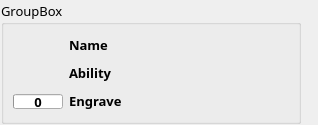
<?xml version="1.0" encoding="UTF-8"?>
<ui version="4.0">
 <class>AccWidget</class>
 <widget class="QWidget" name="AccWidget">
  <property name="geometry">
   <rect>
    <x>0</x>
    <y>0</y>
    <width>318</width>
    <height>125</height>
   </rect>
  </property>
  <property name="minimumSize">
   <size>
    <width>300</width>
    <height>0</height>
   </size>
  </property>
  <property name="maximumSize">
   <size>
    <width>318</width>
    <height>160</height>
   </size>
  </property>
  <property name="windowTitle">
   <string>Form</string>
  </property>
  <layout class="QVBoxLayout" name="verticalLayout">
   <property name="spacing">
    <number>1</number>
   </property>
   <property name="leftMargin">
    <number>1</number>
   </property>
   <property name="topMargin">
    <number>1</number>
   </property>
   <property name="rightMargin">
    <number>1</number>
   </property>
   <property name="bottomMargin">
    <number>1</number>
   </property>
   <item>
    <widget class="QGroupBox" name="groupAcc">
     <property name="minimumSize">
      <size>
       <width>300</width>
       <height>0</height>
      </size>
     </property>
     <property name="maximumSize">
      <size>
       <width>300</width>
       <height>16777215</height>
      </size>
     </property>
     <property name="font">
      <font>
       <family>나눔스퀘어 네오 Regular</family>
       <pointsize>10</pointsize>
      </font>
     </property>
     <property name="title">
      <string>GroupBox</string>
     </property>
     <layout class="QHBoxLayout" name="horizontalLayout">
      <item>
       <layout class="QVBoxLayout" name="verticalLayout_2">
        <item>
         <widget class="QLabel" name="lbIcon">
          <property name="minimumSize">
           <size>
            <width>50</width>
            <height>50</height>
           </size>
          </property>
          <property name="maximumSize">
           <size>
            <width>50</width>
            <height>50</height>
           </size>
          </property>
          <property name="font">
           <font>
            <family>나눔스퀘어 네오 Bold</family>
            <pointsize>10</pointsize>
            <bold>true</bold>
           </font>
          </property>
          <property name="text">
           <string/>
          </property>
         </widget>
        </item>
        <item>
         <widget class="QProgressBar" name="barQual">
          <property name="minimumSize">
           <size>
            <width>50</width>
            <height>15</height>
           </size>
          </property>
          <property name="maximumSize">
           <size>
            <width>50</width>
            <height>15</height>
           </size>
          </property>
          <property name="font">
           <font>
            <family>나눔스퀘어 네오 Bold</family>
            <pointsize>10</pointsize>
            <bold>true</bold>
           </font>
          </property>
          <property name="value">
           <number>0</number>
          </property>
          <property name="alignment">
           <set>Qt::AlignCenter</set>
          </property>
          <property name="format">
           <string>%p</string>
          </property>
         </widget>
        </item>
       </layout>
      </item>
      <item>
       <layout class="QVBoxLayout" name="verticalLayout_3">
        <item>
         <widget class="QLabel" name="lbName">
          <property name="font">
           <font>
            <family>나눔스퀘어 네오 Bold</family>
            <pointsize>10</pointsize>
            <bold>true</bold>
           </font>
          </property>
          <property name="text">
           <string>Name</string>
          </property>
         </widget>
        </item>
        <item>
         <widget class="QLabel" name="lbAbility">
          <property name="font">
           <font>
            <family>나눔스퀘어 네오 Bold</family>
            <pointsize>10</pointsize>
            <bold>true</bold>
           </font>
          </property>
          <property name="text">
           <string>Ability</string>
          </property>
         </widget>
        </item>
        <item>
         <widget class="QLabel" name="lbEngrave">
          <property name="font">
           <font>
            <family>나눔스퀘어 네오 Bold</family>
            <pointsize>10</pointsize>
            <bold>true</bold>
           </font>
          </property>
          <property name="text">
           <string>Engrave</string>
          </property>
         </widget>
        </item>
       </layout>
      </item>
     </layout>
    </widget>
   </item>
  </layout>
 </widget>
 <resources/>
 <connections/>
</ui>
